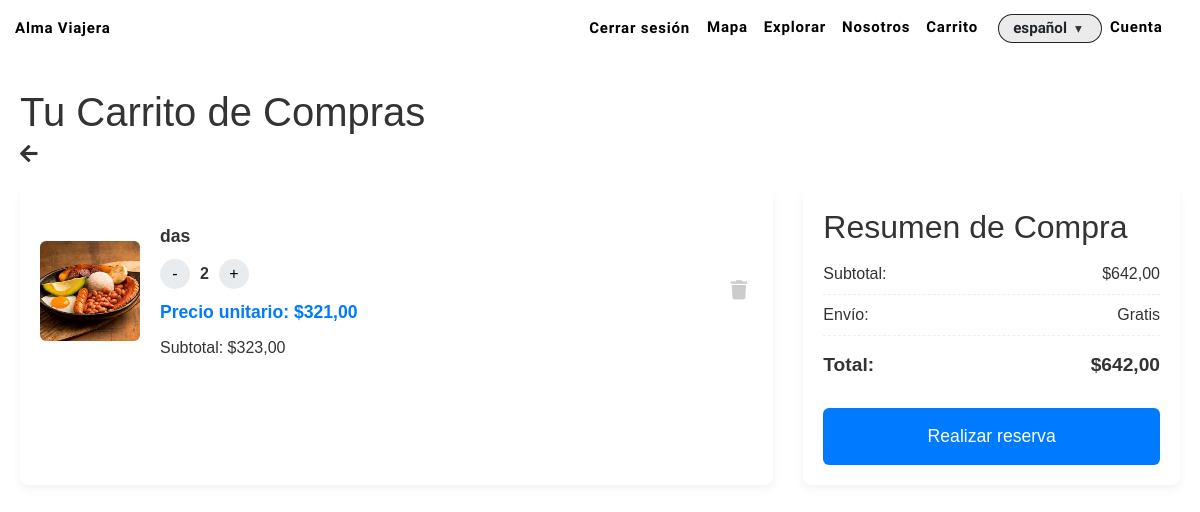
Page /es/carrito/ (signed in) on the earlier database version.
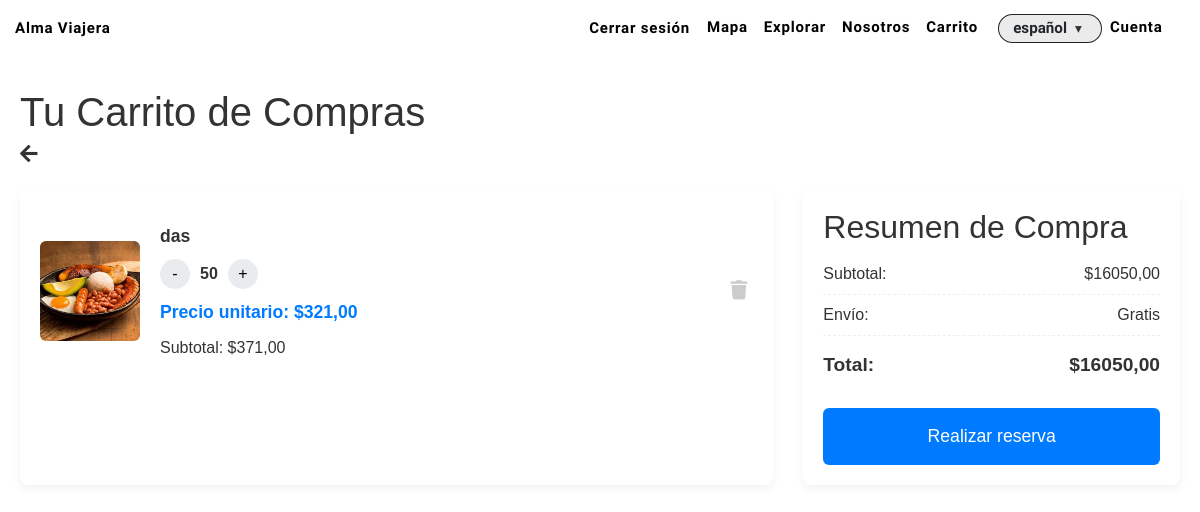
Same page on the later database version.
### apps/cart/models.py (models this page shows, shortened)
class CarritoItem(models.Model):
    carrito = models.ForeignKey(  # Cambiado de 'carrito_id' a 'carrito'
        Carrito,
        related_name="items",
        on_delete=models.CASCADE
    )
    item = models.ForeignKey(Item, on_delete=models.CASCADE)  # Cambiado de 'item_id' a 'item'
    cantidad = models.PositiveIntegerField(default=1)

class Carrito(models.Model):
    usuario = models.ForeignKey(Usuario, on_delete=models.CASCADE)
    total = models.DecimalField(max_digits=10, decimal_places=2, default=0)

### apps/catalog/models.py (models this page shows, shortened)
class Item(models.Model):
    id = models.AutoField(primary_key=True)
    nombre = models.CharField(max_length=255)
    descripcion = models.TextField()
    precio = models.DecimalField(max_digits=10, decimal_places=2)
    categoria = models.ForeignKey(Categoria, on_delete=models.CASCADE, related_name="items")
    ubicacion = models.CharField(max_length=255, blank=True, null=True)
    imagen = models.ImageField(upload_to="items/", blank=True, null=True)
    tiempo = models.DecimalField(max_digits=4, decimal_places=1, null=True)
    disponibilidad = models.BooleanField(default=True)  # tours/actividades
    stock = models.PositiveIntegerField(blank=True, null=True)  # souvenirs
    vendedor = models.ForeignKey(
        settings.AUTH_USER_MODEL,          # modelo de usuario
        on_delete=models.CASCADE,
        related_name="items_publicados",
    )

### apps/cart/views.py (the view, shortened to what this page needs)
# urls.py: path('', views.carrito_view, name='detalle'),
def carrito_view(request):
    carrito, created = Carrito.objects.get_or_create(usuario=request.user)
    request.session['qr_payload'] = _build_cart_qr_payload(carrito)
    return render(request, 'cart.html', {'carrito': carrito, 'login_required': False})

### apps/cart/views.py (called while the page is built)
def _build_cart_qr_payload(carrito):
    items = carrito.items.select_related('item').all()
    if not items:
        return "cart-empty"
    data = {
        "user": carrito.usuario_id,
        "generated_at": now().isoformat(),
        "total": str(carrito.total),
        "items": [
            {
                "id": cart_item.item_id,
                "name": cart_item.item.nombre,
                "qty": cart_item.cantidad,
            }
            for cart_item in items
        ],
    }
    raw = json.dumps(data, separators=(',', ':'), ensure_ascii=True)
    return base64.urlsafe_b64encode(raw.encode()).decode()

### apps/cart/templates/cart.html (shortened to what this page needs)
{% extends "base.html" %}
{% load static %}
{% load i18n %}
{% block body_class %}cart{% endblock %}
{% block content %}
<link rel="stylesheet" href="{% static 'css/cart.css' %}">
<link rel="stylesheet" href="https://cdnjs.cloudflare.com/ajax/libs/font-awesome/5.15.4/css/all.min.css">
<main class="container">
    {% if login_required %}
    <div class="login-required">
        <h1>{% trans "Debes iniciar sesión" %}</h1>
        <p>
            {% blocktrans %}Para continuar, por favor{% endblocktrans %}
            <a class="nav-link login-button"
                href="{% url 'users:login' %}"
                hx-get="{% url 'users:login' %}?partial=1"
                hx-target="#authModal .modal-content"
                hx-swap="outerHTML"
                data-bs-toggle="modal"
                data-bs-target="#authModal">
                {% trans "Iniciar sesión" %}
            </a>.
        </p>
    </div>
    {% else %}
    <h1>{% trans "Tu Carrito de Compras" %}</h1>
    {% if carrito and carrito.items.all %}
    <div class="cart-back">
        <a href="{% url 'catalog:explorar' place='Colombia' categoria='lugar' %}" class="back-button">
            <i class="fas fa-arrow-left"></i>
        </a>
    </div>
    <div class="cart-layout">
        <div class="cart-items">
            {% for item in carrito.items.all %}
            <div class="cart-item" id="cart-item-{{ item.item.id }}">
                <img src="{{ item.item.imagen.url }}" alt="{{ item.item.nombre }}" class="product-image">
                <div class="item-details">
                    <span class="item-name">{{ item.item.nombre }}</span>
                    <div class="item-controls">
                        <button type="button" class="quantity-btn"
                                data-action="decrease"
                                data-item-id="{{ item.item.id }}"
                                data-url="{% url 'cart:decrementar_cantidad' item.item.id %}">-</button>
                        <span class="quantity" id="quantity-{{ item.item.id }}">{{ item.cantidad }}</span>
                        <button type="button" class="quantity-btn"
                                data-action="increase"
                                data-item-id="{{ item.item.id }}"
                                data-url="{% url 'cart:incrementar_cantidad' item.item.id %}">+</button>
                    </div>
                    <span class="item-price">
                        {% blocktrans %}Precio unitario:{% endblocktrans %} ${{ item.item.precio|floatformat:2 }}
                    </span>
                    <span class="item-subtotal" id="subtotal-{{ item.item.id }}">
                        {% blocktrans %}Subtotal:{% endblocktrans %} ${{ item.cantidad|floatformat:0|add:item.item.precio|floatformat:2 }}
                    </span>
                </div>
                <button type="button" class="remove-btn"
                        data-item-id="{{ item.item.id }}"
                        data-url="{% url 'cart:eliminar' item.item.id %}">
                    <i class="fas fa-trash"></i>
                </button>
            </div>
            {% endfor %}
        </div>
        <div class="cart-summary">
            <h2>{% trans "Resumen de Compra" %}</h2>
            <div class="summary-line">
                <span>{% trans "Subtotal:" %}</span>
                <span id="subtotal">${{ carrito.total|floatformat:2 }}</span>
            </div>
            <div class="summary-line">
                <span>{% trans "Envío:" %}</span>
                <span>{% trans "Gratis" %}</span>
            </div>
            <div class="summary-line total">
                <span>{% trans "Total:" %}</span>
                <span id="total">${{ carrito.total|floatformat:2 }}</span>
            </div>
            <form action="{% url 'core:qr_reservation' %}" method="get" style="display: inline;">
                <button type="submit" class="checkout-btn">
                    {% trans "Realizar reserva" %}
                </button>
            </form>
        </div>
    </div>
    {% endif %}
    {% endif %}
</main>
{% endblock %}

Differences in the rows shown:
changed CarritoItem "das": cantidad "2" → "50"; cantidad|add "323,00" → "371,00"
changed Carrito: total "642,00" → "16050,00"
